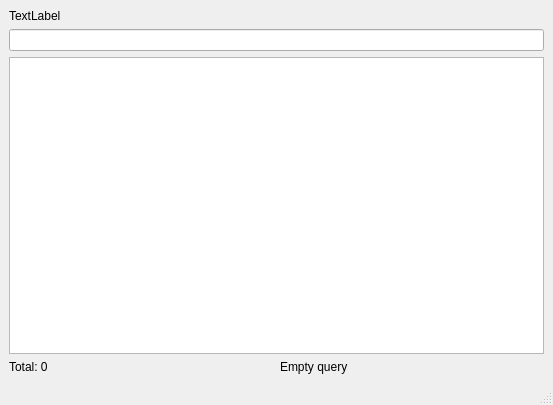
<?xml version="1.0" encoding="UTF-8"?>
<ui version="4.0">
 <class>MainWindow</class>
 <widget class="QMainWindow" name="MainWindow">
  <property name="geometry">
   <rect>
    <x>0</x>
    <y>0</y>
    <width>553</width>
    <height>405</height>
   </rect>
  </property>
  <property name="windowTitle">
   <string>MainWindow</string>
  </property>
  <widget class="QWidget" name="centralwidget">
   <layout class="QGridLayout" name="gridLayout">
    <item row="2" column="0" colspan="2">
     <widget class="QListWidget" name="resultListWidget"/>
    </item>
    <item row="3" column="0">
     <widget class="QLabel" name="tolalLabel">
      <property name="text">
       <string>Total: 0</string>
      </property>
     </widget>
    </item>
    <item row="3" column="1">
     <widget class="QLabel" name="infoLabel">
      <property name="text">
       <string>Empty query</string>
      </property>
     </widget>
    </item>
    <item row="1" column="0" colspan="2">
     <widget class="QLineEdit" name="queryLineEdit"/>
    </item>
    <item row="0" column="0" colspan="2">
     <widget class="QLabel" name="dirLabel">
      <property name="text">
       <string>TextLabel</string>
      </property>
     </widget>
    </item>
   </layout>
  </widget>
  <widget class="QMenuBar" name="menubar">
   <property name="geometry">
    <rect>
     <x>0</x>
     <y>0</y>
     <width>553</width>
     <height>22</height>
    </rect>
   </property>
  </widget>
  <widget class="QStatusBar" name="statusbar"/>
 </widget>
 <resources/>
 <connections/>
</ui>
